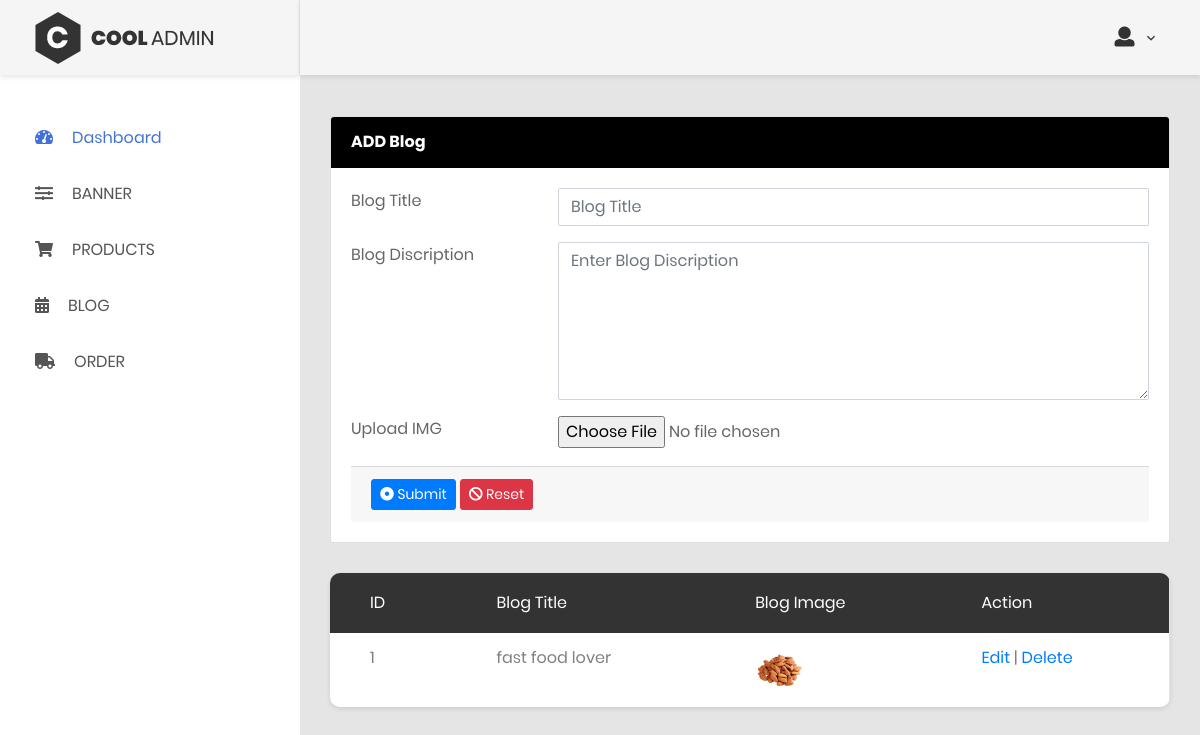
The app's page /admin/blog.php (signed in), older data.
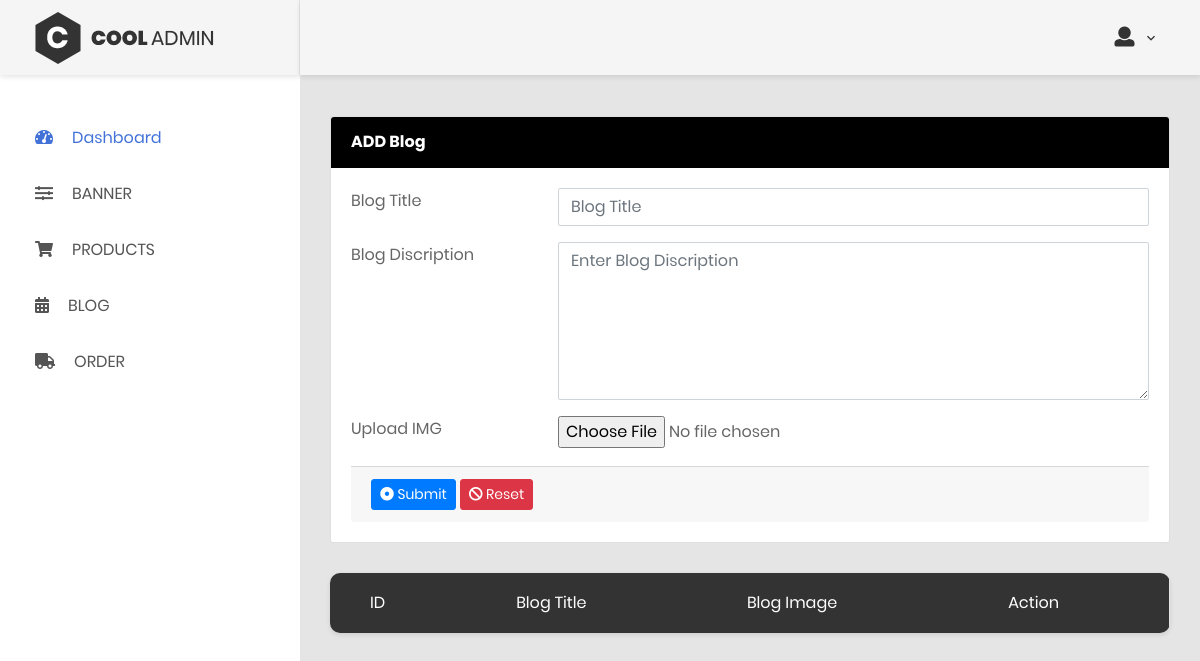
The same page, newer data.
### tables this page shows
CREATE TABLE `blog` (
  `id` int(11) NOT NULL,
  `blogtitle` varchar(255) NOT NULL,
  `blogdescription` text NOT NULL,
  `blogimg` varchar(255) NOT NULL,
  `create_date` date NOT NULL
);

### admin/blog.php (the view, shortened to what this page needs)
<!DOCTYPE html>
<html lang="en">
<?php include("include/config.php"); ?>
<head>
    <link href="css/font-face.css" rel="stylesheet" media="all">
    <link href="vendor/font-awesome-4.7/css/font-awesome.min.css" rel="stylesheet" media="all">
    <link href="vendor/font-awesome-5/css/fontawesome-all.min.css" rel="stylesheet" media="all">
    <link href="vendor/mdi-font/css/material-design-iconic-font.min.css" rel="stylesheet" media="all">
    <link href="vendor/bootstrap-4.1/bootstrap.min.css" rel="stylesheet" media="all">
    <link href="vendor/animsition/animsition.min.css" rel="stylesheet" media="all">
    <link href="vendor/bootstrap-progressbar/bootstrap-progressbar-3.3.4.min.css" rel="stylesheet" media="all">
    <link href="vendor/wow/animate.css" rel="stylesheet" media="all">
    <link href="vendor/css-hamburgers/hamburgers.min.css" rel="stylesheet" media="all">
    <link href="vendor/slick/slick.css" rel="stylesheet" media="all">
    <link href="vendor/select2/select2.min.css" rel="stylesheet" media="all">
    <link href="vendor/perfect-scrollbar/perfect-scrollbar.css" rel="stylesheet" media="all">
    <link href="css/theme.css" rel="stylesheet" media="all">
</head>
<body class="animsition">
    <div class="page-wrapper">
        <aside class="menu-sidebar d-none d-lg-block">
            <div class="logo">
                <a href="#">
                    <img src="images/icon/logo.png" alt="Cool Admin" />
                </a>
            </div>
            <?php include('include/sidebar.php'); ?>
        </aside>
        <?php include('include/header.php'); ?>
        <div class="page-container">
            <div class="main-content">
                <div class="section__content section__content--p30">
                    <div class="row">
                    <?php
                        $editid = isset($_REQUEST['EditId']) ? $_REQUEST['EditId'] : '';
                        if(isset($_REQUEST['EditId'])){
                            $display="SELECT * FROM  blog WHERE id='$editid'";
                            $displayresult = $conn->query($display);
                            $displayrow = $displayresult->fetch_assoc();
                            $blogtitle = isset($displayrow['blogtitle']) ? $displayrow['blogtitle'] : '';
                            $blogdiscription = isset($displayrow['blogdescription']) ? $displayrow['blogdescription'] : '';
                            $blogimg = isset($displayrow['blogimg']) ? $displayrow['blogimg'] : '';
                        }
                        else{
                            $blogtitle = '';
                            $blogdiscription = '';
                        }
                    ?>
                        <div class="col-lg-12">
                                    <div class="card">
                                        <div class="card-header" style="background-color:black; color:white;">
                                                    <strong>ADD Blog</strong>
                                        </div>
                                        <div class="card-body card-block">
                                        <form action="blogaction.php" method="post" name="blogform" enctype="multipart/form-data" class="form-horizontal">
                                            <div class="row form-group">
                                                <div class="col col-md-3">
                                                    <label for="text-input" class=" form-control-label">Blog Title</label>
                                                </div>
                                                <div class="col-12 col-md-9">
                                                    <input type="text" id="blogtitle" name="blogtitle" placeholder="Blog Title" class="form-control" value="<?php echo $blogtitle; ?>">
                                                </div>
                                            </div>
                                            <div class="row form-group">
                                                <div class="col col-md-3">
                                                    <label for="email-input" class=" form-control-label">Blog Discription</label>
                                                </div>
                                                <div class="col-12 col-md-9">
                                                    <textarea name="blogdiscription" id="editor" rows="6" placeholder="Enter Blog Discription" class="form-control"><?php echo $blogdiscription; ?></textarea>
                                                </div>
                                            </div>
                                            <div class="row form-group">
                                                <div class="col col-md-3">
                                                    <label for="file-input" class=" form-control-label">Upload IMG</label>
                                                </div>
                                                <div class="col-12 col-md-9">
                                                    <input type="file" id="blogimg" name="blogimg" class="form-control-file">
                                                </div>
                                            </div>
                                            <div class="card-footer">
                                                <button type="submit" name="submit" class="btn btn-primary btn-sm">
                                                    <i class="fa fa-dot-circle-o"></i> Submit
                                                </button>
                                                <button type="reset" class="btn btn-danger btn-sm">
                                                    <i class="fa fa-ban"></i> Reset
                                                </button>
                                            </div>
                                        </form>
                                        </div>
                                    </div>
                        </div>
                        <?php
                                $seletBlog = "SELECT *FROM blog";
                                $result = $conn->query($seletBlog);
                        ?>
                        <div class="col-lg-12">
                                <div class="table-responsive table--no-card m-b-30">
                                    <table class="table table-borderless table-striped table-earning">
                                        <thead>
                                            <tr>
                                            <th>ID</th>
                                            <th>Blog Title</th>
                                            <th>Blog Image</th>
                                            <th>Action</th>
                                            </tr>
                                        </thead>
                                        <tbody>
                                        <?php while ($row = $result->fetch_assoc()){ ?>
                                            <tr>
                                                <td><?php echo $row['id']; ?></td>
                                                <td><?php echo $row['blogtitle']; ?></td>
                                                <td>
                                                    <img src="<?php echo $row['blogimg']; ?>" width="50" height="50">
                                                </td>
                                                <td>
                                                    <a href="blog.php?EditId=<?php echo $row['id']; ?>">Edit</a> |
                                                    <a href="blogaction.php?BlogdeletId=<?php echo $row['id']; ?>&DeleteImg=<?php echo $row['blogimg']; ?>" onclick="return confirm('Are you sure you want to delete this item?');">Delete</a>
                                                </td>
                                            </tr>
                                            <?php } ?>
                                        </tbody>
                                    </table>
                                </div>
                            </div>
                    </div>
                </div>
            </div>
        </div>
    </div>
</body>
</html>

### admin/include/sidebar.php
<div class="menu-sidebar__content js-scrollbar1">
                <nav class="navbar-sidebar">
                    <ul class="list-unstyled navbar__list">
                        <li class="active has-sub">
                            <a class="js-arrow" href="dashboard.php">
                                <i class="fas fa-tachometer-alt"></i>Dashboard</a>
                        </li>
                        <li>
                            <a href="banner.php">
                                <i class="fas fa-sliders"></i>BANNER</a>
                        </li>
                        <li>
                            <a href="product.php">
                                <i class="fas fa-shopping-cart"></i>PRODUCTS</a>
                        </li>
                        <li>
                            <a href="blog.php">
                                <i class="fas fa-calendar-alt"></i>BLOG</a>
                        </li>
                        <li>
                            <a href="#">
                                <i class="fas fa-truck"></i>ORDER</a>
                        </li>
                    </ul>
                </nav>
            </div>

### admin/include/header.php (shortened to what this page needs)
<header class="header-desktop">
                <div class="section__content section__content--p30">
                    <div class="container-fluid">
                        <div class="header-wrap">
                            <div class="header-button">
                            <div class="account-wrap">
                                    <div class="account-item clearfix js-item-menu">
                                        <div class="content">
                                            <a class="js-acc-btn" href="#"><i class="fa fa-user" aria-hidden="true" style="font-size:20px"></i>&nbsp;&nbsp;</a>
                                        </div>
                                    </div>
                                </div>
                            </div>
                        </div>
                    </div>
                </div>
            </header>

Row changes from the older to the newer data that the page shows:
removed blog: id "1", blogtitle "fast food lover", blogimg (picture)
